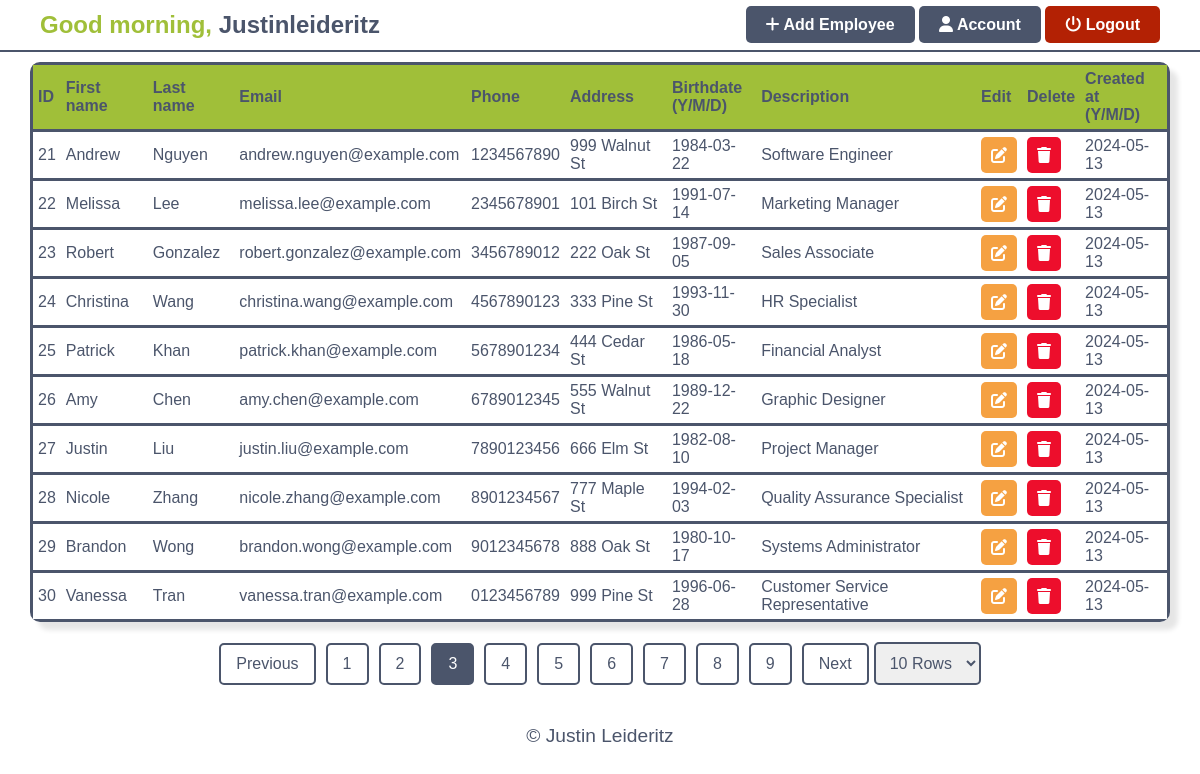
/employeetable.php?page=3&pagination-value=10 (signed in), run on the app's committed database.
### tables this page shows
CREATE TABLE `employee` (
  `EMP_ID` int(11) NOT NULL,
  `EMP_Firstname` varchar(60) NOT NULL,
  `EMP_Lastname` varchar(60) NOT NULL,
  `EMP_Email` varchar(60) NOT NULL,
  `EMP_Address` varchar(60) NOT NULL,
  `EMP_Birthdate` date NOT NULL,
  `EMP_DateAdded` date DEFAULT curdate(),
  `EMP_Phone` varchar(10) NOT NULL,
  `EMP_Description` varchar(255) DEFAULT NULL
);

### employeetable.php (the view, shortened to what this page needs)
<?php
$limit = $_SESSION['pagination-value'];
$page = isset($_GET["page"]) ? (int)$_GET["page"] : 1;
$start = ($page - 1) * $limit;
require "dbcon.php";
$sqlQuery = "SELECT * FROM employee LIMIT :start, :limit";
$stmt = $conn->prepare($sqlQuery);
$stmt->bindParam(':start', $start, PDO::PARAM_INT);
$stmt->bindParam(':limit', $limit, PDO::PARAM_INT);
$stmt->execute();
$records = $stmt->fetchAll(PDO::FETCH_ASSOC);
$sqlCountQuery = "SELECT count(EMP_ID) AS id FROM employee";
$countStmt = $conn->query($sqlCountQuery);
$total = $countStmt->fetch(PDO::FETCH_ASSOC)['id'];
$pages = ceil($total / $limit);
?>
<!DOCTYPE html>
<html lang="en">
<head>
    <link rel="stylesheet" href="./styles/employeetable.css">
</head>
<body>
<?php
require 'components/main-navbar.php'
?>
<div class="table">
    <table id='employeeTable'>
        <thead>
        <tr class='table-header'>
            <th>ID</th>
            <th>First name</th>
            <th>Last name</th>
            <th>Email</th>
            <th>Phone</th>
            <th>Address</th>
            <th>Birthdate<br>(Y/M/D)</th>
            <th>Description</th>
            <th>Edit</th>
            <th>Delete</th>
            <th>Created at<br>(Y/M/D)</th>
        </tr>
        </thead>
        <tbody>
        <?php
        foreach ($records as $row) {
            echo "<tr>";
            echo "<td>{$row['EMP_ID']}</td>";
            echo "<td>{$row['EMP_Firstname']}</td>";
            echo "<td>{$row['EMP_Lastname']}</td>";
            echo "<td>{$row['EMP_Email']}</td>";
            echo "<td>{$row['EMP_Phone']}</td>";
            echo "<td>{$row['EMP_Address']}</td>";
            echo "<td>{$row['EMP_Birthdate']}</td>";
            echo "<td>{$row['EMP_Description']}</td>";
            echo "<td><a href='update.php?id={$row['EMP_ID']}'><i id='edit' class='fa-solid fa-pen-to-square'></i></a></td>";
            echo "<td><a href='delete.php?id={$row['EMP_ID']}' onclick='return confirmDelete()'><i id='delete' class='fa-solid fa-trash'></i></a></td>";
            echo "<td>{$row['EMP_DateAdded']}</td>";
            echo "</tr>";
        }
        ?>
        </tbody>
    </table>
</div>
<div class="pagination">
    <?php
    $previous = $page - 1;
    $next = $page + 1;
    $pagination_value = $_SESSION['pagination-value'];
    if ($page > 1) {
        echo "<a href='employeetable.php?page=$previous&pagination-value=$pagination_value'>Previous</a>";
    } else {
        echo "<a href='#'>Previous</a>";
    }
    for ($i = 1; $i <= $pages; $i++) {
        if ($i == $page) {
            echo "<a href='employeetable.php?page=$i&pagination-value=$pagination_value' class='active'>$i</a> ";
        } else {
            echo "<a href='employeetable.php?page=$i&pagination-value=$pagination_value'>$i</a> ";
        }
    }
    if ($page < $pages) {
        echo "<a href='employeetable.php?page=$next&pagination-value=$pagination_value'>Next</a>";
    } else {
        echo "<a href='#'>Next</a>";
    }
    ?>
    <form action="employeetable.php" method="get">
        <select name="pagination-value" id="pagination-value">
            <?php
            foreach ([10, 20, 30, 40, 50] as $value) {
                $selected = ($value == $pagination_value) ? "selected" : "";
                echo "<option value='" . $value . "' $selected>" . $value . " Rows</option>";
            }
            ?>
        </select>
    </form>
</div>
<?php
require 'components/footer.php';
?>
</body>
</html>

### styles/employeetable.css (style rules this page uses)
body { font-family: arial, serif; margin: 0px; }
table { border-collapse: collapse; border-radius: 10px; overflow: hidden; box-shadow: 8px 8px 5px rgba(0, 0, 0, 0.1); width: 95%; margin-top: 10px; }
.table-header { background-color: #a0bf39; }
tr { color: #4b556b; border-style: solid; border-color: #4b556b; transition: background-color 0.3s ease; }
td { padding: 5px; }
th { padding: 5px; }
.table { display: flex; flex-direction: column; align-items: center; }
#delete { color: white; padding: 10px; border-radius: 5px; background-color: #ed0e2c; transition: background-color 0.3s ease; }
#edit { color: white; padding: 10px; border-radius: 5px; background-color: #f5a142; transition: background-color 0.3s ease; }
th { text-align: left; }
.pagination { display: flex; justify-content: center; align-items: center; margin: 20px 0; font-family: Arial, sans-serif; }
.pagination a { color: #4b556b; padding: 10px 15px; text-decoration: none; border: 2px solid #4b556b; margin: 0 5px; border-radius: 5px; transition: background-color 0.3s, color 0.3s; }
.pagination a.active { background-color: #4b556b; color: white; border-color: #4b556b; }
.pagination a:first-child { margin-left: 0; }
.pagination form { display: inline-block; }
.pagination select { padding: 10px; border-radius: 5px; border: 2px solid #4b556b; color: #4b556b; font-size: 16px; cursor: pointer; outline: none; transition: border-color 0.3s ease; }

### data on the page
employee: EMP_ID "21", EMP_Firstname "Andrew", EMP_Lastname "Nguyen", EMP_Email "andrew.nguyen@example.com", EMP_Phone "1234567890", EMP_Address "999 Walnut St", EMP_Birthdate "1984-03-22", EMP_Description "Software Engineer", EMP_DateAdded "2024-05-13"
employee: EMP_ID "22", EMP_Firstname "Melissa", EMP_Lastname "Lee", EMP_Email "melissa.lee@example.com", EMP_Phone "2345678901", EMP_Address "101 Birch St", EMP_Birthdate "1991-07-14", EMP_Description "Marketing Manager", EMP_DateAdded "2024-05-13"
employee: EMP_ID "23", EMP_Firstname "Robert", EMP_Lastname "Gonzalez", EMP_Email "robert.gonzalez@example.com", EMP_Phone "3456789012", EMP_Address "222 Oak St", EMP_Birthdate "1987-09-05", EMP_Description "Sales Associate", EMP_DateAdded "2024-05-13"
employee: EMP_ID "24", EMP_Firstname "Christina", EMP_Lastname "Wang", EMP_Email "christina.wang@example.com", EMP_Phone "4567890123", EMP_Address "333 Pine St", EMP_Birthdate "1993-11-30", EMP_Description "HR Specialist", EMP_DateAdded "2024-05-13"
employee: EMP_ID "25", EMP_Firstname "Patrick", EMP_Lastname "Khan", EMP_Email "patrick.khan@example.com", EMP_Phone "5678901234", EMP_Address "444 Cedar St", EMP_Birthdate "1986-05-18", EMP_Description "Financial Analyst", EMP_DateAdded "2024-05-13"
employee: EMP_ID "26", EMP_Firstname "Amy", EMP_Lastname "Chen", EMP_Email "amy.chen@example.com", EMP_Phone "6789012345", EMP_Address "555 Walnut St", EMP_Birthdate "1989-12-22", EMP_Description "Graphic Designer", EMP_DateAdded "2024-05-13"
employee: EMP_ID "27", EMP_Firstname "Justin", EMP_Lastname "Liu", EMP_Email "justin.liu@example.com", EMP_Phone "7890123456", EMP_Address "666 Elm St", EMP_Birthdate "1982-08-10", EMP_Description "Project Manager", EMP_DateAdded "2024-05-13"
employee: EMP_ID "28", EMP_Firstname "Nicole", EMP_Lastname "Zhang", EMP_Email "nicole.zhang@example.com", EMP_Phone "8901234567", EMP_Address "777 Maple St", EMP_Birthdate "1994-02-03", EMP_Description "Quality Assurance Specialist", EMP_DateAdded "2024-05-13"
employee: EMP_ID "29", EMP_Firstname "Brandon", EMP_Lastname "Wong", EMP_Email "brandon.wong@example.com", EMP_Phone "9012345678", EMP_Address "888 Oak St", EMP_Birthdate "1980-10-17", EMP_Description "Systems Administrator", EMP_DateAdded "2024-05-13"
employee: EMP_ID "30", EMP_Firstname "Vanessa", EMP_Lastname "Tran", EMP_Email "vanessa.tran@example.com", EMP_Phone "0123456789", EMP_Address "999 Pine St", EMP_Birthdate "1996-06-28", EMP_Description "Customer Service Representative", EMP_DateAdded "2024-05-13"

### other printed values
$greeting "Good morning"
$_SESSION['username'] "Justinleideritz"
form field pagination-value "10 Rows"
